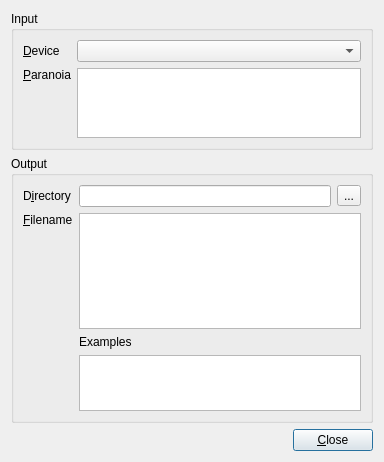
<?xml version="1.0" encoding="UTF-8"?>
<ui version="4.0">
 <class>Settings</class>
 <widget class="QDialog" name="Settings">
  <property name="geometry">
   <rect>
    <x>0</x>
    <y>0</y>
    <width>384</width>
    <height>462</height>
   </rect>
  </property>
  <property name="windowTitle">
   <string>RIP Settings</string>
  </property>
  <layout class="QGridLayout" name="gridLayout_3">
   <item row="0" column="0" colspan="2">
    <widget class="QGroupBox" name="groupBox_2">
     <property name="sizePolicy">
      <sizepolicy hsizetype="Preferred" vsizetype="Preferred">
       <horstretch>0</horstretch>
       <verstretch>1</verstretch>
      </sizepolicy>
     </property>
     <property name="title">
      <string>Input</string>
     </property>
     <layout class="QGridLayout" name="gridLayout">
      <item row="1" column="1" rowspan="3">
       <widget class="QTreeWidget" name="paranoia">
        <property name="indentation">
         <number>10</number>
        </property>
        <property name="rootIsDecorated">
         <bool>false</bool>
        </property>
        <attribute name="headerVisible">
         <bool>false</bool>
        </attribute>
        <column>
         <property name="text">
          <string notr="true">1</string>
         </property>
        </column>
       </widget>
      </item>
      <item row="3" column="0">
       <spacer name="verticalSpacer">
        <property name="orientation">
         <enum>Qt::Vertical</enum>
        </property>
        <property name="sizeHint" stdset="0">
         <size>
          <width>20</width>
          <height>113</height>
         </size>
        </property>
       </spacer>
      </item>
      <item row="0" column="1">
       <widget class="QComboBox" name="device"/>
      </item>
      <item row="0" column="0">
       <widget class="QLabel" name="label">
        <property name="text">
         <string>&amp;Device</string>
        </property>
        <property name="buddy">
         <cstring>device</cstring>
        </property>
       </widget>
      </item>
      <item row="1" column="0">
       <widget class="QLabel" name="label_4">
        <property name="text">
         <string>&amp;Paranoia</string>
        </property>
        <property name="buddy">
         <cstring>paranoia</cstring>
        </property>
       </widget>
      </item>
     </layout>
    </widget>
   </item>
   <item row="2" column="0">
    <spacer name="horizontalSpacer">
     <property name="orientation">
      <enum>Qt::Horizontal</enum>
     </property>
     <property name="sizeHint" stdset="0">
      <size>
       <width>272</width>
       <height>20</height>
      </size>
     </property>
    </spacer>
   </item>
   <item row="2" column="1">
    <widget class="QPushButton" name="close">
     <property name="text">
      <string>&amp;Close</string>
     </property>
    </widget>
   </item>
   <item row="1" column="0" colspan="2">
    <widget class="QGroupBox" name="groupBox">
     <property name="sizePolicy">
      <sizepolicy hsizetype="Preferred" vsizetype="Preferred">
       <horstretch>0</horstretch>
       <verstretch>3</verstretch>
      </sizepolicy>
     </property>
     <property name="title">
      <string>Output</string>
     </property>
     <layout class="QGridLayout" name="gridLayout_2">
      <item row="4" column="1" colspan="2">
       <widget class="QPlainTextEdit" name="examples">
        <property name="maximumSize">
         <size>
          <width>16777215</width>
          <height>56</height>
         </size>
        </property>
        <property name="readOnly">
         <bool>true</bool>
        </property>
       </widget>
      </item>
      <item row="0" column="1">
       <widget class="QLineEdit" name="directory"/>
      </item>
      <item row="0" column="0">
       <widget class="QLabel" name="label_2">
        <property name="text">
         <string>D&amp;irectory</string>
        </property>
        <property name="buddy">
         <cstring>directory</cstring>
        </property>
       </widget>
      </item>
      <item row="1" column="0">
       <widget class="QLabel" name="label_3">
        <property name="text">
         <string>&amp;Filename</string>
        </property>
        <property name="buddy">
         <cstring>filename</cstring>
        </property>
       </widget>
      </item>
      <item row="1" column="1" rowspan="2" colspan="2">
       <widget class="QPlainTextEdit" name="filename"/>
      </item>
      <item row="0" column="2">
       <widget class="QToolButton" name="openDirectory">
        <property name="text">
         <string>...</string>
        </property>
       </widget>
      </item>
      <item row="3" column="1" colspan="2">
       <widget class="QLabel" name="label_5">
        <property name="text">
         <string>Examples</string>
        </property>
       </widget>
      </item>
      <item row="2" column="0">
       <spacer name="verticalSpacer_2">
        <property name="orientation">
         <enum>Qt::Vertical</enum>
        </property>
        <property name="sizeHint" stdset="0">
         <size>
          <width>20</width>
          <height>114</height>
         </size>
        </property>
       </spacer>
      </item>
     </layout>
    </widget>
   </item>
  </layout>
 </widget>
 <tabstops>
  <tabstop>device</tabstop>
  <tabstop>directory</tabstop>
  <tabstop>openDirectory</tabstop>
  <tabstop>filename</tabstop>
  <tabstop>close</tabstop>
 </tabstops>
 <resources/>
 <connections/>
</ui>
